Frame 1 (no input): blank canvas, image omitted
Frame 60 (the mouse pressed at the canvas centre just before this capture): blank canvas, image omitted
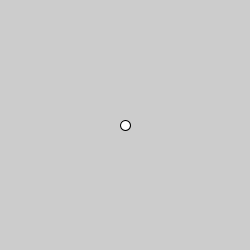
Frame 120 (the mouse held since frame 60 and released just before this capture)

The Processing sketch whose frames 1 and 60 were blank and that drew this single picture after the mouse press (run headless with seeded random() and noise(); from frame 60 on, the mouse is pressed at the canvas centre):

// Processing sketch: processing_117216
// ── processing_117216.pde

void setup() {  //setup function called initially, only once
  size(250, 250);
}

void draw() {  //draw function loops 
  background(204);
  ellipse(mouseX,mouseY,10,10);
  }
